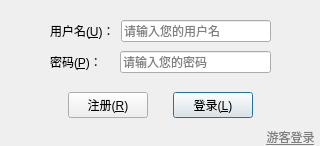
<?xml version="1.0" encoding="UTF-8"?>
<ui version="4.0">
 <class>mainInterface</class>
 <widget class="QDialog" name="mainInterface">
  <property name="geometry">
   <rect>
    <x>0</x>
    <y>0</y>
    <width>320</width>
    <height>146</height>
   </rect>
  </property>
  <property name="windowTitle">
   <string>mainInterface</string>
  </property>
  <property name="styleSheet">
   <string notr="true"/>
  </property>
  <widget class="QWidget" name="verticalLayoutWidget">
   <property name="geometry">
    <rect>
     <x>50</x>
     <y>17</y>
     <width>221</width>
     <height>104</height>
    </rect>
   </property>
   <layout class="QVBoxLayout" name="verticalLayout_2">
    <item>
     <layout class="QHBoxLayout" name="horizontalLayout">
      <item>
       <widget class="QLabel" name="label_2">
        <property name="styleSheet">
         <string notr="true"/>
        </property>
        <property name="text">
         <string>用户名(&amp;U)：</string>
        </property>
        <property name="textFormat">
         <enum>Qt::AutoText</enum>
        </property>
        <property name="scaledContents">
         <bool>false</bool>
        </property>
        <property name="openExternalLinks">
         <bool>false</bool>
        </property>
        <property name="buddy">
         <cstring>lineEdit</cstring>
        </property>
       </widget>
      </item>
      <item>
       <widget class="QLineEdit" name="lineEdit">
        <property name="statusTip">
         <string/>
        </property>
        <property name="inputMask">
         <string/>
        </property>
        <property name="text">
         <string extracomment="请输入您的用户名："/>
        </property>
        <property name="readOnly">
         <bool>false</bool>
        </property>
        <property name="placeholderText">
         <string>请输入您的用户名</string>
        </property>
       </widget>
      </item>
     </layout>
    </item>
    <item>
     <layout class="QHBoxLayout" name="horizontalLayout_2">
      <item>
       <widget class="QLabel" name="label_3">
        <property name="text">
         <string>密码(&amp;P)：　</string>
        </property>
        <property name="buddy">
         <cstring>lineEdit_2</cstring>
        </property>
       </widget>
      </item>
      <item>
       <widget class="QLineEdit" name="lineEdit_2">
        <property name="echoMode">
         <enum>QLineEdit::Password</enum>
        </property>
        <property name="placeholderText">
         <string>请输入您的密码</string>
        </property>
       </widget>
      </item>
     </layout>
    </item>
    <item>
     <layout class="QHBoxLayout" name="horizontalLayout_3">
      <property name="topMargin">
       <number>10</number>
      </property>
      <item>
       <spacer name="horizontalSpacer">
        <property name="orientation">
         <enum>Qt::Horizontal</enum>
        </property>
        <property name="sizeHint" stdset="0">
         <size>
          <width>40</width>
          <height>20</height>
         </size>
        </property>
       </spacer>
      </item>
      <item>
       <widget class="QPushButton" name="pushButton">
        <property name="text">
         <string>注册(&amp;R)</string>
        </property>
       </widget>
      </item>
      <item>
       <spacer name="horizontalSpacer_2">
        <property name="orientation">
         <enum>Qt::Horizontal</enum>
        </property>
        <property name="sizeHint" stdset="0">
         <size>
          <width>40</width>
          <height>20</height>
         </size>
        </property>
       </spacer>
      </item>
      <item>
       <widget class="QPushButton" name="pushButton_2">
        <property name="text">
         <string>登录(&amp;L)</string>
        </property>
        <property name="default">
         <bool>true</bool>
        </property>
       </widget>
      </item>
      <item>
       <spacer name="horizontalSpacer_3">
        <property name="orientation">
         <enum>Qt::Horizontal</enum>
        </property>
        <property name="sizeHint" stdset="0">
         <size>
          <width>40</width>
          <height>20</height>
         </size>
        </property>
       </spacer>
      </item>
     </layout>
    </item>
   </layout>
  </widget>
  <widget class="QLabel" name="label">
   <property name="geometry">
    <rect>
     <x>260</x>
     <y>128</y>
     <width>61</width>
     <height>17</height>
    </rect>
   </property>
   <property name="styleSheet">
    <string notr="true">font: 9pt &quot;Sans Serif&quot;;
color: rgb(127, 127, 127);
text-decoration: underline;</string>
   </property>
   <property name="text">
    <string>游客登录</string>
   </property>
   <property name="alignment">
    <set>Qt::AlignCenter</set>
   </property>
   <property name="textInteractionFlags">
    <set>Qt::LinksAccessibleByKeyboard|Qt::LinksAccessibleByMouse</set>
   </property>
  </widget>
 </widget>
 <resources/>
 <connections/>
</ui>
